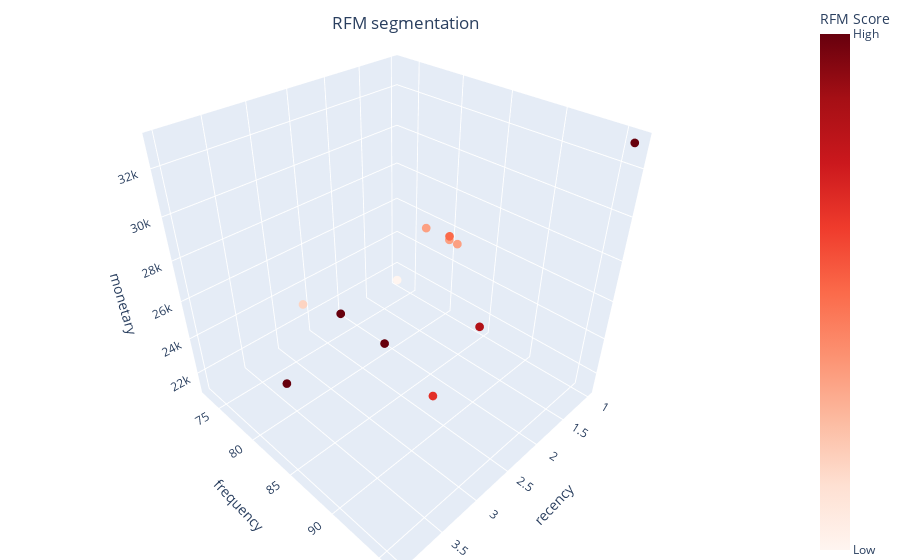

Notebook cell for this chart:
### Code cell
fig = px.scatter_3d(
    df_customer,
    x='recency',
    y='frequency',
    z='monetary',
    color='rfm_score',  # numeric score for continuous coloring
    color_continuous_scale='Reds',  # or 'Cividis', 'Blues', etc.
    hover_data=['rfm_label']  # Add rfm_label to tooltip
)

fig.update_traces(marker_size=3)

fig.update_layout(
    margin=dict(l=0, r=0, b=0, t=0),
    title={
        'text': "RFM segmentation",
        'y': 0.97,
        'x': 0.45,
        'xanchor': 'center',
        'yanchor': 'top'
    },
    coloraxis_colorbar=dict(
        title="RFM Score",
        tickvals=[df_customer['rfm_score'].min(), df_customer['rfm_score'].max()],
        ticktext=["Low", "High"]
    )
)

fig.update_xaxes(tickformat=".0f")

fig.show()

### Figure 1 — Plotly figure (JSON) as saved in the notebook; plotly's stock layout.template omitted (floating-point values rounded to 4 significant figures)
{"data": [{"customdata": [["Most Recent, Occasional Buyer, Medium Spender"], ["Less Recent, Frequent Buyer, Top Spender"], ["Less Recent, High Repurchaser, Low Spender"], ["Less Recent, Frequent Buyer, Top Spender"], ["Most Recent, Rare Buyer, High Spender"], ["Very Long / Longest Time, Frequent Buyer, High Spender"], ["Most Recent, Occasional Buyer, High Spender"], ["Most Recent, Occasional Buyer, Medium Spender"], ["Less Recent, Rare Buyer, Low Spender"], ["Most Recent, Rare Buyer, Low Spender"], ["Less Recent, High Repurchaser, Medium Spender"], ["Most Recent, High Repurchaser, Top Spender"]], "hovertemplate": "recency=%{x}<br>frequency=%{y}<br>monetary=%{z}<br>rfm_label=%{customdata[0]}<br>rfm_score=%{marker.color}<extra></extra>", "legendgroup": "", "marker": {"color": [5, 9, 7, 9, 5, 9, 6, 5, 4, 3, 8, 9], "coloraxis": "coloraxis", "size": 3, "symbol": "circle"}, "mode": "markers", "name": "", "scene": "scene", "showlegend": false, "type": "scatter3d", "x": [1, 3, 3, 3, 1, 4, 1, 1, 3, 1, 2, 1], "y": [80, 82, 92, 87, 77, 85, 80, 81, 77, 73, 90, 96], "z": [25370.0, 25740.0, 24700.0, 25710.0, 25390.0, 25570.0, 25580.0, 25360.0, 24840.0, 21170.0, 25160.0, 33000.0]}], "layout": {"coloraxis": {"colorbar": {"ticktext": ["Low", "High"], "tickvals": [3, 9], "title": {"text": "RFM Score"}}, "colorscale": [[0, "rgb(255,245,240)"], [0.125, "rgb(254,224,210)"], [0.25, "rgb(252,187,161)"], [0.375, "rgb(252,146,114)"], [0.5, "rgb(251,106,74)"], [0.625, "rgb(239,59,44)"], [0.75, "rgb(203,24,29)"], [0.875, "rgb(165,15,21)"], [1, "rgb(103,0,13)"]]}, "legend": {"tracegroupgap": 0}, "margin": {"b": 0, "l": 0, "r": 0, "t": 0}, "scene": {"domain": {"x": [0, 1], "y": [0, 1]}, "xaxis": {"title": {"text": "recency"}}, "yaxis": {"title": {"text": "frequency"}}, "zaxis": {"title": {"text": "monetary"}}}, "title": {"text": "RFM segmentation", "x": 0.45, "xanchor": "center", "y": 0.97, "yanchor": "top"}, "xaxis": {"tickformat": ".0f"}}}
